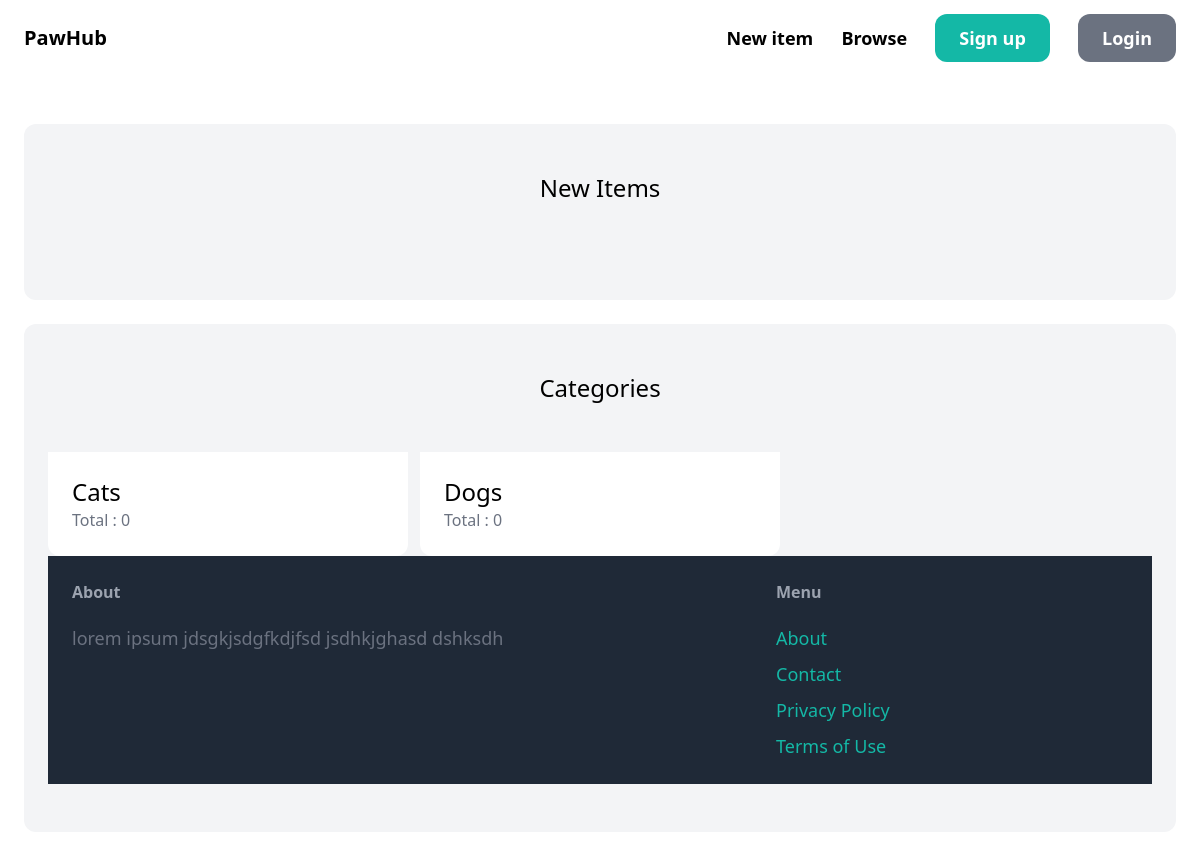
/, run on an earlier commit of the app's database.
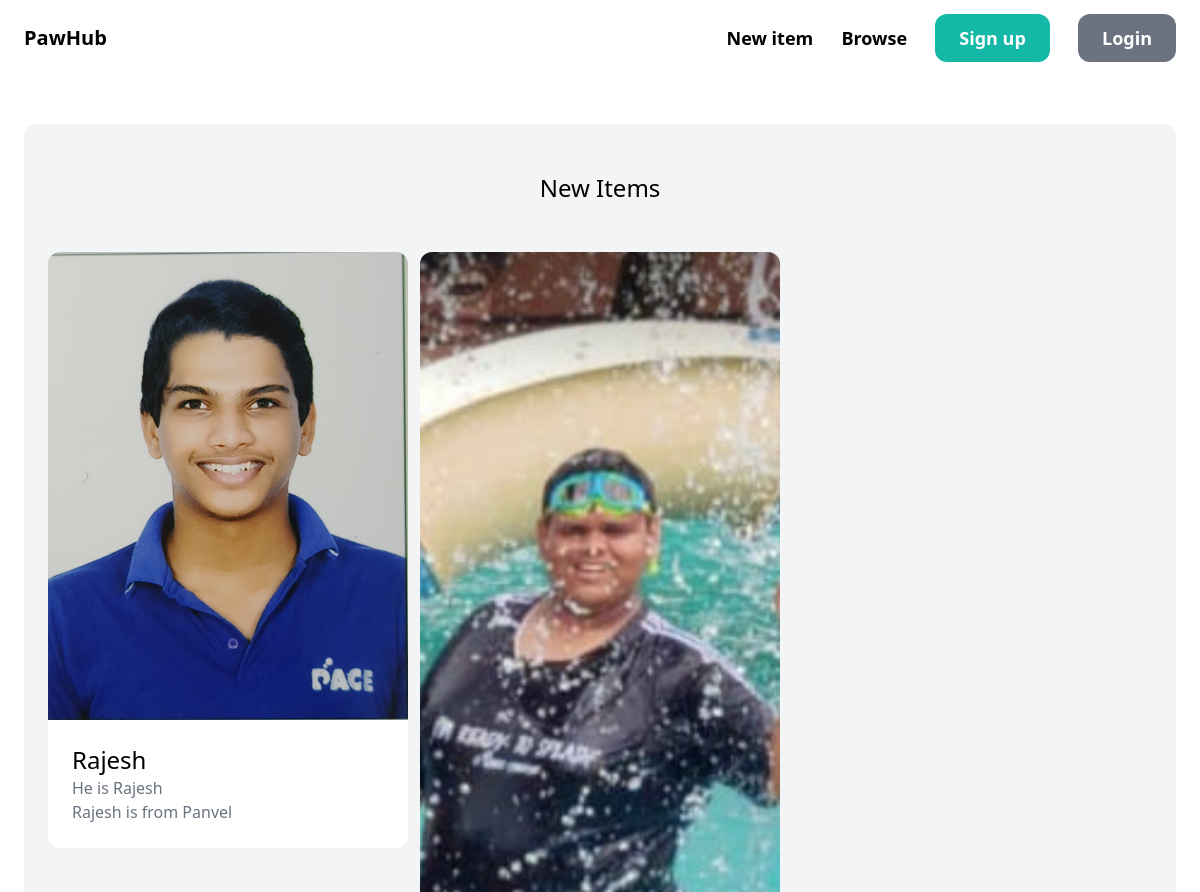
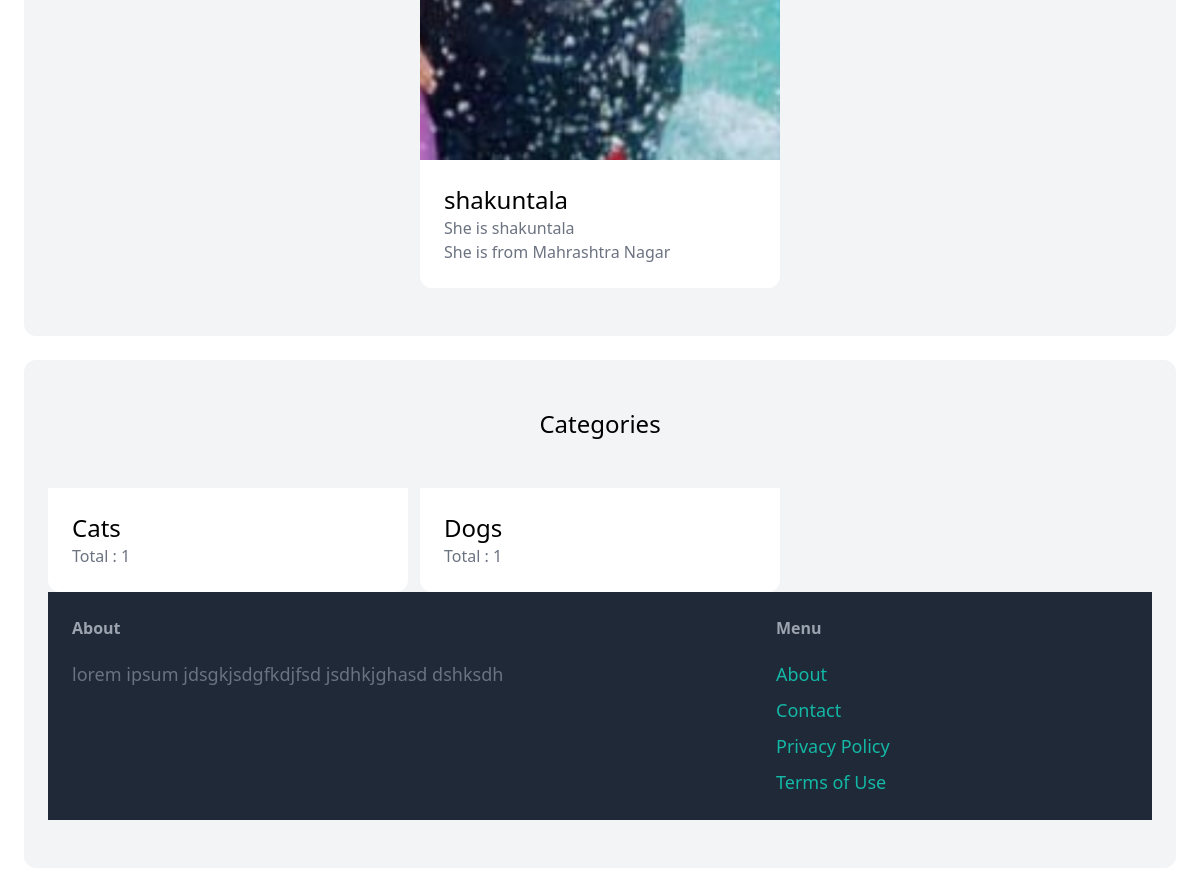
And on a later commit of the database (2 pictures, top to bottom).
### item/models.py (models this page shows, shortened)
class Category(models.Model):
    name = models.CharField(max_length = 255)
    class Meta:
        ordering = ('name',)
        verbose_name_plural = 'Categories'

class Item(models.Model):
    category = models.ForeignKey(Category, related_name = 'items', on_delete = models.CASCADE)
    name = models.CharField(max_length = 255)
    image = models.ImageField(upload_to = 'item_images', blank = True, null = True)
    description = models.TextField(blank = True, null = True)
    Address = models.TextField(blank = True, null = True)
    is_adopted = models.BooleanField(default = False)
    created_by = models.ForeignKey(User, related_name = 'item', on_delete = models.CASCADE )
    created_at = models.DateTimeField(auto_now_add = True)

### core/views.py (the view)
# urls.py: path('',views.index, name = 'index'),
def index(request):
    items = Item.objects.filter(is_adopted = False)[0:6]
    categories = Category.objects.all()
    return render(request, 'core/index.html',
                  {
                     'categories' : categories,
                     'items' : items,
                  })

### core/templates/core/index.html (shortened to what this page needs)
{% extends "core/base.html" %}
{% block content %}
    <div class = "mt-6 px-6 py-12 bg-gray-100 rounded-xl">
        <h2 class = " mb-12 text-2xl text-center">New Items</h2>
        <div class = "grid grid-cols-3 gap-3">
            {% for item in items %}
                <div>
                    <a href=' {% url 'item:detail' item.id %}'>
                        <div>
                            <img src= "{{ item.image.url }}" class = " rounded-t-xl">
                        </div>
                        <div class = "p-6 bg-white rounded-b-xl">
                            <h2 class = "text-2xl"> {{ item.name }}</h2>
                            <p class= "text-gray-500">{{ item.description }}</p>
                            <p class= "text-gray-500">{{ item.Address }}</p>
                        </div>
                    </a>
                </div>
            {% endfor %}
        </div>
    </div>
    <div class = "mt-6 px-6 py-12 bg-gray-100 rounded-xl">
        <h2 class = " mb-12 text-2xl text-center">Categories</h2>
        <div class = "grid grid-cols-3 gap-3">
            {% for Category in categories %}
                <div>
                    <a href='#'>
                        <div class = "p-6 bg-white rounded-b-xl">
                            <h2 class = "text-2xl"> {{ Category.name }}</h2>
                            <p class= "text-gray-500">Total : {{ Category.items.count}}</p>
                        </div>
                    </a>
                </div>
            {% endfor %}
{% endblock %}

### core/templates/core/base.html (shortened to what this page needs)
<!doctype html>
<html>
    <head>
        <script src= "https://cdn.tailwindcss.com"></script>
    </head>
    <body>
        <nav class = "py-6 px-6 flex justify-between items centerborder-b border-gray-200">
            <a href='/' class = "text-xl font-bold">PawHub</a>
            <div class="space-x-6">
                <a href = "#" class = "text-lg font-semibold hover:text-gray-500">New item</a>
                <a href = "#" class = "text-lg font-semibold hover:text-gray-500">Browse</a>
                <a href = "{% url 'core:signup' %}" class = "px-6 py-3 text-lg font-semibold bg-teal-500 text-white rounded-xl hover:bg-teal-700">Sign up</a>
                <a href = "#" class = "px-6 py-3 text-lg font-semibold bg-gray-500 text-white rounded-xl hover:bg-gray-700">Login</a>
            </div>
        </nav>
        <div class = "px-6 py-6">
            {% block content %}
            {% endblock%}
        </div>
        <footer class = "py-6 px-6 flex justify-between bg-gray-800">
            <div class = "w-2/3 pr-10">
                <h3 class="mb-5 font-semibold text-gray-400">About</h3>
                <p class= "text-lg text-gray-500">lorem ipsum jdsgkjsdgfkdjfsd jsdhkjghasd dshksdh</p>
            </div>
            <div class="w-1/3">
                <h3 class = "mb-5 font-semibold text-gray-400">Menu</h3>
                <ul class ="space-y-2">
                    <li><a href="#" class = "text-lg text-teal-500 hover:text-teal-700">About</a></li>
                    <li><a href="{% url "core:contact" %}" class = "text-lg text-teal-500 hover:text-teal-700">Contact</a></li>
                    <li><a href="#" class = "text-lg text-teal-500 hover:text-teal-700">Privacy Policy</a></li>
                    <li><a href="#" class = "text-lg text-teal-500 hover:text-teal-700">Terms of Use</a></li>
            </div>
        </footer>
    </body>
</html>

What changed in the data, as far as the page shows it:
added Item: image (picture), name "Rajesh", description "He is Rajesh", Address "Rajesh is from Panvel"
added Item: image (picture), name "shakuntala", description "She is shakuntala", Address "She is from Mahrashtra Nagar"
computed for Category "Cats": items.count "0" → "1"
computed for Category "Dogs": items.count "0" → "1"
